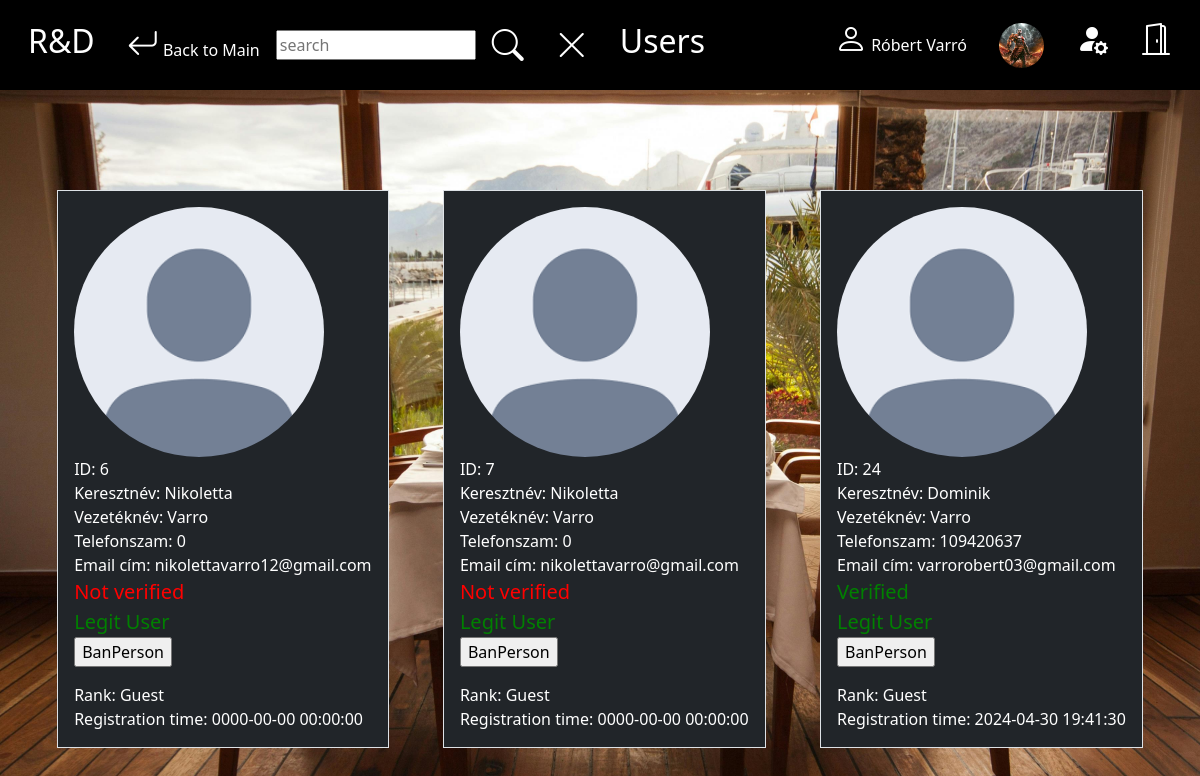
The app's page /Restaurant2.0/users.php (signed in) with its own data.
### tables this page shows
CREATE TABLE `user` (
  `userId` int(6) NOT NULL,
  `firstName` varchar(50) NOT NULL,
  `lastName` varchar(50) NOT NULL,
  `phoneNumber` int(10) NOT NULL,
  `userMail` varchar(100) NOT NULL,
  `userPassword` varchar(60) NOT NULL,
  `profilePic` varchar(100) DEFAULT NULL,
  `privilage` varchar(25) NOT NULL,
  `registrationTime` timestamp NOT NULL DEFAULT current_timestamp(),
  `verification_code` int(50) DEFAULT NULL,
  `verify` int(11) NOT NULL,
  `verification_time` timestamp NOT NULL DEFAULT current_timestamp(),
  `banned` tinyint(1) NOT NULL,
  `banned_time` timestamp NOT NULL DEFAULT current_timestamp(),
  `passwordValidation` int(10) NOT NULL,
  `passwordValidationTime` timestamp NOT NULL DEFAULT current_timestamp()
);

### Restaurant2.0/classUser.php (the view, shortened to what this page needs)
<html>
<head>
    <link href="https://cdn.jsdelivr.net/npm/bootstrap@5.3.2/dist/css/bootstrap.min.css" rel="stylesheet"
>
    <link rel="stylesheet" href="https://cdn.jsdelivr.net/npm/bootstrap-icons@1.11.3/font/bootstrap-icons.min.css">
    <link rel="stylesheet" href="https://cdnjs.cloudflare.com/ajax/libs/font-awesome/4.7.0/css/font-awesome.min.css">
    <link rel="stylesheet" type="text/css" href="main.css">
</head>
<body>
<?php
class User
{
    public function __construct($rank,$mail,$previousPage)
    {
        $this->mail = $mail;
        $this->rank=$rank;
    }
    public function userString()
    {
        global $conn;
        if($this->mail){
            $sql = mysqli_prepare($conn,  "SELECT * FROM user where privilage =? and userMail=?");
            $sql->bind_param("ss", $this->rank,$this->mail);
        }
else{
    $sql = mysqli_prepare($conn,  "SELECT * FROM user where privilage =?");
    $sql->bind_param("s", $this->rank);
}
        $sql->execute();
        $result = $sql->get_result();
        if ($result->num_rows > 0) {
            echo '<div class="container">
  <div class="row justify-content-around" >';
            while ($row = $result->fetch_assoc()) {
                echo ' <div class="col-xl-4 p-3 border bg-dark" style="
 margin: auto; margin-top:100px; margin-bottom: 50px;left:0; right:0; width: fit-content">';
                echo "<div class=\"col-xl-4 \"><img class=\"profilePic\"
src=\"http://localhost:/Restaurant2.0/pictures/" . $row['profilePic'] . "
          \" width=\"250\" height=\"250\" alt=\"profilkep\"></div><label>ID: " . $row['userId'] . "</label><br>
<label>Keresztnév: " . $row['firstName'] . "</label><br>
<label>Vezetéknév: " . $row['lastName'] . "</label><br>
<label>Telefonszam: " . $row['phoneNumber'] . "</label><br>
<label>Email cím: " . $row['userMail'] . "</label><br>";
                if ($row['verify'] == 1) {
                    echo '<label style="color: green; font-size: 20px">Verified</label><br>';
                } else
                    echo '<label style="color: red; font-size: 20px">Not verified</label><br>';
                if ($row['banned'] == 0) {
                    echo '
<form  method="post" action="functions.php">
<label style="color: green; font-size: 20px">Legit User</label><br>
<input type="hidden" name="id" value=' . $row['userId'] . ' >
                <input type="hidden" name="ban" value= "no" >
    <input type="submit" id="banForm" name="action" value="BanPerson" onclick="banUser('.$row['firstName']." ".$row['lastName'].')"></form>';
                }
               echo "<label>Rank: " . $row['privilage'] . "</label><br>
<label>Registration time: " . $row['registrationTime'] . "</label><br></div>";
            }
        }
    }
}
?>
</body>

### Restaurant2.0/users.php (shortened to what this page needs)
<html>
<head>
    <link href="https://cdn.jsdelivr.net/npm/bootstrap@5.3.2/dist/css/bootstrap.min.css" rel="stylesheet"
>
    <link rel="stylesheet" href="https://cdn.jsdelivr.net/npm/bootstrap-icons@1.11.3/font/bootstrap-icons.min.css">
    <link rel="stylesheet" href="https://cdnjs.cloudflare.com/ajax/libs/font-awesome/4.7.0/css/font-awesome.min.css">
    <link rel="stylesheet" type="text/css" href="main.css">
</head>
<body>
<nav class="navbar navbar-expand-lg bg-black navbar-nav ml-auto">
    <div class="container-fluid">
        <a href="#" class="bar d-none d-lg-block"><h2>R&D</h2><?php  ?></a>
        <?php
        global $conn;
        if ($conn) {
            if (isset($_SESSION['email']) && isset($_SESSION['name']) && isset($_SESSION['profilePic'])) {
                $sql = "SELECT * FROM user";
                $stmt = $conn->query($sql);
                if ($stmt->num_rows > 0)
                    while ($row = $stmt->fetch_assoc())
                        if ($_SESSION['email'] == $row['userMail'] && $row['privilage'] == "Admin") {
                            echo "<li><a class=\"d-none d-lg-block\" href=\"index.php\"><i class=\"fa-2x bi bi-arrow-return-left\"></i> Back to Main</a></li>";;
                            echo '<li><form method="post" action="workers.php"></li>
            <input type="text" style="width: 200px; height: 30px; " placeholder="search" name="searchMail">
            <li> <a class="justify-content-end" onclick="activateSearch()"><i class="fa-2x bi bi-search"></i></a></li>
         <li><a class="justify-content-end" onclick="deleteSearch()"><i class="fa-2x bi bi-x-lg"></i></a></li>
            <input type="submit" value="search" id="searchAction" name="searchAction" style="display: none">
            <input type="submit" value="delete" id="searchDelete" name="searchDelete" style="display: none">
        </form>
           <a href="#" class="bar d-block d-lg-none"><h2><i class="fa-3x bi bi-person-video"></i></i>  </h2></a>
            <a href="#" class="bar d-none d-lg-block"> <h2>  Users</h2></a>';
                       }
            }
        } else {
            echo "<a href='login.php'  class='nav-link dropdown-item'><i class=\"bi bi-person\"></i>Connection Error!</a>";
        }
        ?> <button style="border: none;" class=" fa-1x navbar-toggler ml-auto hidden-sm-up float-xs-right float: right" type="button"
        <div class=" collapse navbar-collapse justify-content-end" id="collapsibleNavbar">
            <ul class="navbar-nav ">
                <li class="nav-item dropdown ">
    <?php
    if (isset($_SESSION['email']) && isset($_SESSION['name']) && isset($_SESSION['profilePic'])) {
        $name = $_SESSION['name'];
        $profilePic = $_SESSION['profilePic'];
        $sql = "SELECT * FROM user";
        $stmt = $conn->query($sql);
     echo'<div class=" collapse navbar-collapse justify-content-end" id="collapsibleNavbar">';
        if ($stmt->num_rows > 0)
            while ($row = $stmt->fetch_assoc())
                if ($_SESSION['email'] == $row['userMail']) {
                    echo "<li><a class='bar d-none d-lg-block'> <i class=\"fa-2x bi bi-person\"></i> $name</a></li>";
                }
        echo "<li><a class=\" d-none d-lg-block \"  onclick=' activateProfilePicture()'>
<img  class=\"profilePic\" src=\"http://localhost:/Restaurant2.0/pictures/{$profilePic}\" width=\"45\" height=\"45\" alt=\"profilkep\">";
        echo "</a><form method='post' action='functions.php' enctype='multipart/form-data'>";
        echo "</form></li>";
        echo "<li><a  class=\" d-none d-lg-block \" href=\"modify.php\">";
        echo "<i class='fa-2x  bi bi-person-fill-gear'></i></i> </a></li>";
        echo "<li><a  class=\" d-none d-lg-block \" href=\"functions.php\">";
        echo "<i class=\"bi bi-door-open fa-2x\"></i></a></li>";
        echo "</div>";
    } else {
        echo "<a href='logIn.php' class='nav-link dropdown-item'><i class=\"bi bi-person\"></i>Account</a>";
    }
    ?></nav>
</body>
</html>
<?php
include "classUser.php";
if (isset($_SESSION['email']) && isset($_SESSION['name']) && isset($_SESSION['profilePic'])) {
    if (isset($_POST['searchAction'])) {
        if ($_POST['searchAction'] == 'search') {
            $usersData = new User("Guest",$_POST['searchMail'],"users.php");
            $usersData->userString();
        } else {
            $usersData = new User("Guest",0);
            $usersData->userString();
        }
    } else {
        $usersData = new User("Guest",0,"users.php");
        $usersData->userString();
    }
} else {
    header('Location: index.php',"users.php");
    exit();
}
?>

### Restaurant2.0/main.css (style rules this page uses)
.navbar { background-color: #333; }
.navbar a, button { float: left; font-size: 16px; color: white; text-align: center; padding: 14px 16px; text-decoration: none; }
li { text-decoration: none; }
body { position: relative; background-repeat: no-repeat; background-size: cover; background-image:url("MainPage.jpg") ; background-color: #4e1b06; }
.profilePic { border-radius: 50%; margin: 0px; margin-top: 0; opacity: 1; cursor: pointer; filter: alpha(opacity=100); }
label { color: white; }

### records on screen
user: profilePic (picture), userId "6", firstName "Nikoletta", lastName "Varro", phoneNumber "0", userMail "nikolettavarro12@gmail.com", verify "Not verified", privilage "Guest", registrationTime "0000-00-00 00:00:00"
user: profilePic (picture), userId "7", firstName "Nikoletta", lastName "Varro", phoneNumber "0", userMail "nikolettavarro@gmail.com", verify "Not verified", privilage "Guest", registrationTime "0000-00-00 00:00:00"
user: profilePic (picture), userId "24", firstName "Dominik", lastName "Varro", phoneNumber "109420637", userMail "varrorobert03@gmail.com", verify "Verified", privilage "Guest", registrationTime "2024-04-30 19:41:30"
